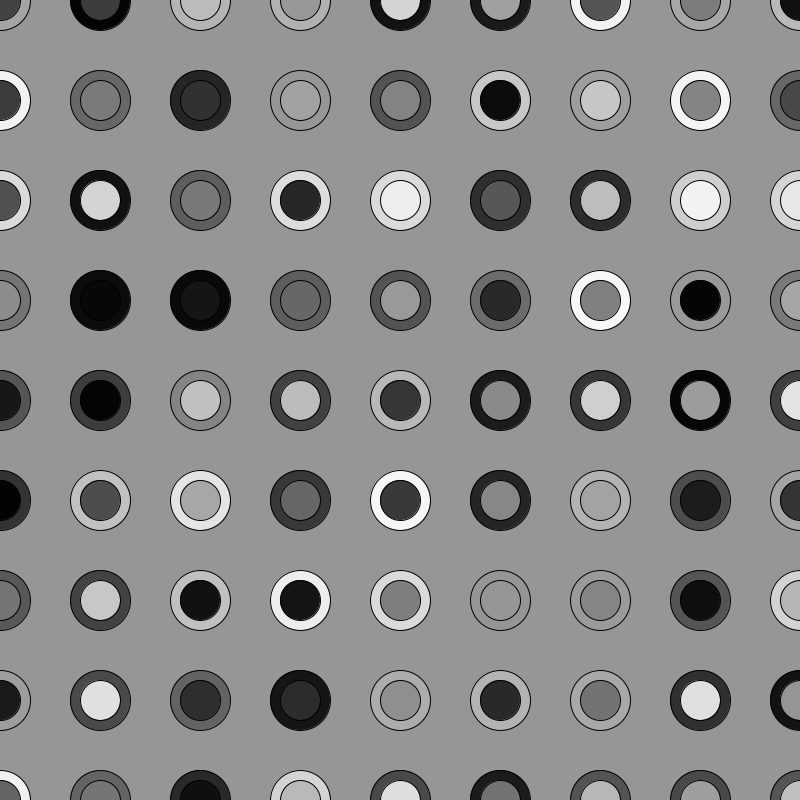
Frame 1 (no input)
Frame 60 (the mouse pressed at the canvas centre just before this capture): identical to frame 1, image omitted
Frame 120 (the mouse held since frame 60 and released just before this capture): identical to frame 1, image omitted

The Processing sketch that drew this single still picture (run headless with seeded random() and noise(); from frame 60 on, the mouse is pressed at the canvas centre):

// Processing sketch: loops
// ── loops.pde
/*
* Emily Wang
* 6.12.19
* Class exercise: loops
*/

//runs once
void setup(){
  size(800,800);
  //fullScreen();
  background(150);
  
  //push/popMatrix()
  //for(int i = 800; i > 0; i /= 2) {
  //  pushMatrix();
  //  //translate(x, y);
  //  //beginShape();
  //  //endShape();
  //  translate(random(width), random(height));
  //  drawCircle(i, i);
  //  popMatrix();
  //}
  
  //nested loops
  for(int x = 0; x <= width; x += 100) {
    for(int y = 0; y <= height; y += 100) {
      pushMatrix();
      translate(x, y);
      drawCircle(40, 40);
      popMatrix();
    }
  }
}

//infinite loop
void draw(){
  //delay(ms);
}

void drawCircle(float w, float h){
  fill(random(255));
  ellipse(0, 0, w*1.5, h*1.5);
  fill(random(255));
  ellipse(0, 0, w, h);
}
